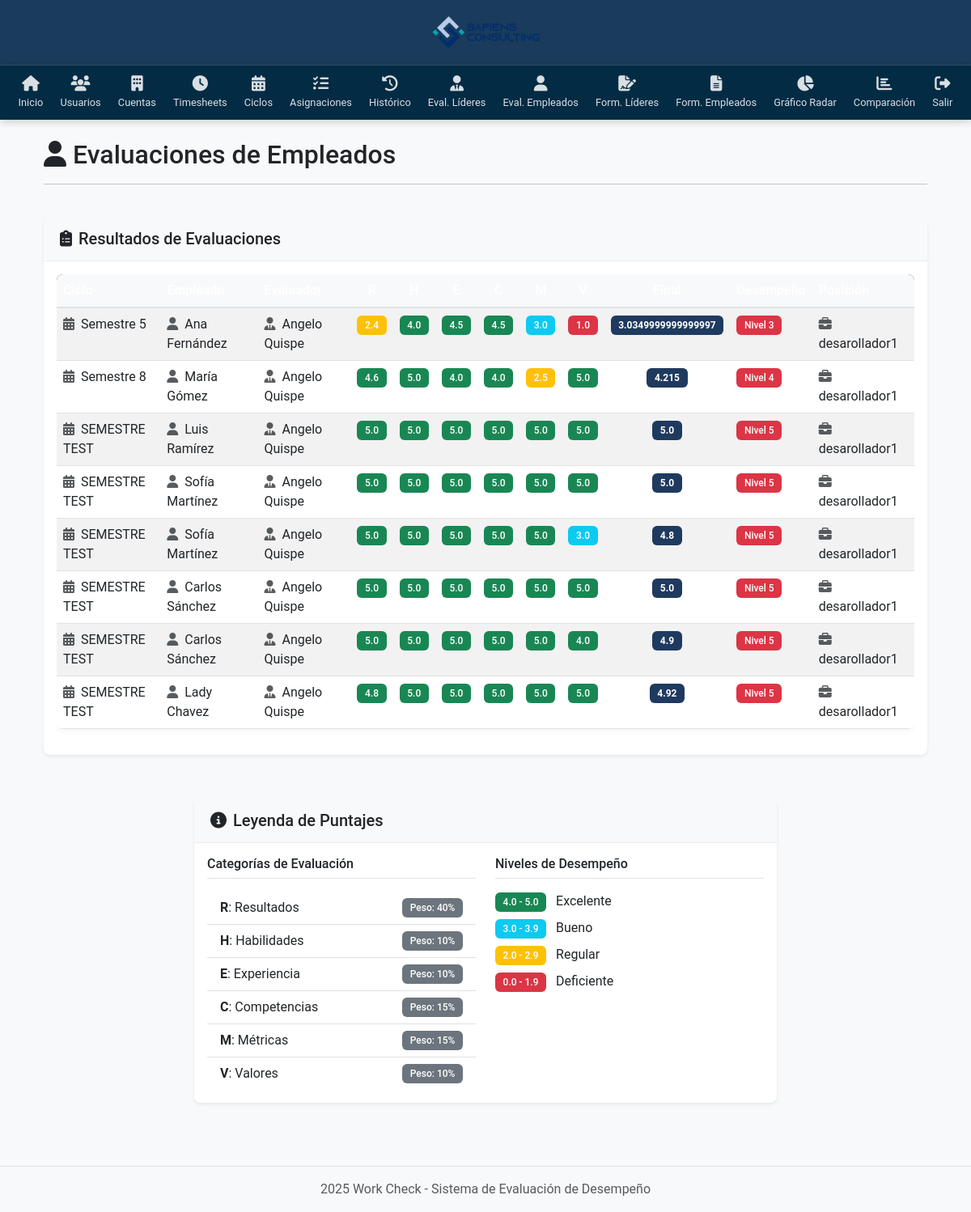
The app's page /employees_evaluations/ (signed in) with its own data.
### System/models.py (models this page shows)
class Permanent_EvaluationAssignment(models.Model):
    evaluator = models.ForeignKey(Usuario, on_delete=models.CASCADE, related_name='permanent_evaluator_assignments')
    employee = models.ForeignKey(Usuario, on_delete=models.CASCADE, related_name='permanent_employee_assignments')
    status = models.CharField(max_length=50)
    created_at = models.DateTimeField(auto_now_add=True)
    summary = models.ForeignKey(Summary, on_delete=models.CASCADE, null=True, blank=True)
    evaluation_details = models.ForeignKey(EvaluationDetails, on_delete=models.CASCADE, null=True, blank=True)
    evaluation_cycle = models.CharField(max_length=50)

class Summary(models.Model):
    employee = models.ForeignKey(Usuario, on_delete=models.CASCADE, related_name='employee_summaries')
    evaluator = models.ForeignKey(Usuario, on_delete=models.CASCADE, related_name='evaluator_summaries')
    R = models.FloatField() # Ponderado Responsabilidades de la posición
    L = models.FloatField(blank=True, null=True) # Ponderado Responsabilidades por liderazgo
    H = models.FloatField() # Ponderado Habilidades
    E = models.FloatField() # Ponderado Enfoque
    C = models.FloatField() # Ponderado Competencia Técnica
    M = models.FloatField() # Ponderado Metas y Resultados
    V = models.FloatField() # Ponderado Valores Corporativos
    final_score = models.FloatField() # Suma de ponderados
    performance_level = models.CharField(max_length=50)
    evaluation_type = models.CharField(max_length=50)
    created_at = models.DateTimeField(auto_now_add=True)
    position = models.ForeignKey(Position, on_delete=models.PROTECT)

class Usuario(models.Model):
    first_name = models.CharField(max_length=50)
    middle_name = models.CharField(max_length=50, blank=True, null=True)
    last_name = models.CharField(max_length=50)
    second_last_name = models.CharField(max_length=50, blank=True, null=True)
    user_type = models.CharField(max_length=50)
    position = models.ForeignKey(Position, on_delete=models.PROTECT)

class Position(models.Model):
    position_code = models.CharField(max_length=20)
    position_name = models.CharField(max_length=100)

### System/views.py (the view)
# urls.py: path('employees_evaluations/', views.employees_evaluations, name='employees_evaluations'),
@login_required
def employees_evaluations(request):
    assignments = Permanent_EvaluationAssignment.objects.filter(summary__evaluation_type="Empleados")
    return render(request, 'System/employees_evaluations.html', {'assignments': assignments})

### System/views.py (called while the page is built)
def login_required(view_func):
    @wraps(view_func)
    def wrapped_view(request, *args, **kwargs):
        if not request.session.get('user_id'):
            return redirect('login')
        return view_func(request, *args, **kwargs)
    return wrapped_view

### System/templates/System/employees_evaluations.html (shortened to what this page needs)
{% extends 'System/base.html' %}
{% load static %}
{% block content %}
<div class="container">
    <div class="row mb-4">
        <div class="col-12">
            <div class="d-flex align-items-center">
                <h2 class="mb-0"><i class="fas fa-user me-2"></i>Evaluaciones de Empleados</h2>
            </div>
            <hr class="mt-3">
        </div>
    </div>
    <div class="row">
        <div class="col-12">
            <div class="card shadow-sm">
                <div class="card-header bg-light">
                    <h5 class="card-title mb-0"><i class="fas fa-clipboard-list me-2"></i>Resultados de Evaluaciones</h5>
                </div>
                <div class="card-body">
                    <div class="table-responsive">
                        <table class="table table-hover table-striped">
                            <thead class="table-dark">
                                <tr>
                                    <th scope="col">Ciclo</th>
                                    <th scope="col">Empleado</th>
                                    <th scope="col">Evaluador</th>
                                    <th scope="col" class="text-center">R</th>
                                    <th scope="col" class="text-center">H</th>
                                    <th scope="col" class="text-center">E</th>
                                    <th scope="col" class="text-center">C</th>
                                    <th scope="col" class="text-center">M</th>
                                    <th scope="col" class="text-center">V</th>
                                    <th scope="col" class="text-center">Final</th>
                                    <th scope="col">Desempeño</th>
                                    <th scope="col">Posición</th>
                                </tr>
                            </thead>
                            <tbody>
                                {% for assignment in assignments %}
                                    {% if assignment.summary %}
                                        <tr>
                                            <td>
                                                <i class="fas fa-calendar-alt me-1 text-muted"></i>
                                                {{ assignment.evaluation_cycle }}
                                            </td>
                                            <td>
                                                <i class="fas fa-user me-1 text-muted"></i>
                                                {{ assignment.summary.employee.first_name }} {{ assignment.summary.employee.last_name }}
                                            </td>
                                            <td>
                                                <i class="fas fa-user-tie me-1 text-muted"></i>
                                                {{ assignment.summary.evaluator.first_name }} {{ assignment.summary.evaluator.last_name }}
                                            </td>
                                            <td class="text-center">
                                                <span class="badge {% if assignment.summary.R >= 4 %}bg-success{% elif assignment.summary.R >= 3 %}bg-info{% elif assignment.summary.R >= 2 %}bg-warning{% else %}bg-danger{% endif %}">
                                                    {{ assignment.summary.R }}
                                                </span>
                                            </td>
                                            <td class="text-center">
                                                <span class="badge {% if assignment.summary.H >= 4 %}bg-success{% elif assignment.summary.H >= 3 %}bg-info{% elif assignment.summary.H >= 2 %}bg-warning{% else %}bg-danger{% endif %}">
                                                    {{ assignment.summary.H }}
                                                </span>
                                            </td>
                                            <td class="text-center">
                                                <span class="badge {% if assignment.summary.E >= 4 %}bg-success{% elif assignment.summary.E >= 3 %}bg-info{% elif assignment.summary.E >= 2 %}bg-warning{% else %}bg-danger{% endif %}">
                                                    {{ assignment.summary.E }}
                                                </span>
                                            </td>
                                            <td class="text-center">
                                                <span class="badge {% if assignment.summary.C >= 4 %}bg-success{% elif assignment.summary.C >= 3 %}bg-info{% elif assignment.summary.C >= 2 %}bg-warning{% else %}bg-danger{% endif %}">
                                                    {{ assignment.summary.C }}
                                                </span>
                                            </td>
                                            <td class="text-center">
                                                <span class="badge {% if assignment.summary.M >= 4 %}bg-success{% elif assignment.summary.M >= 3 %}bg-info{% elif assignment.summary.M >= 2 %}bg-warning{% else %}bg-danger{% endif %}">
                                                    {{ assignment.summary.M }}
                                                </span>
                                            </td>
                                            <td class="text-center">
                                                <span class="badge {% if assignment.summary.V >= 4 %}bg-success{% elif assignment.summary.V >= 3 %}bg-info{% elif assignment.summary.V >= 2 %}bg-warning{% else %}bg-danger{% endif %}">
                                                    {{ assignment.summary.V }}
                                                </span>
                                            </td>
                                            <td class="text-center">
                                                <span class="badge bg-primary fw-bold">
                                                    {{ assignment.summary.final_score }}
                                                </span>
                                            </td>
                                            <td>
                                                <span class="badge
                                                    {% if assignment.summary.performance_level == 'Excelente' %}
                                                        bg-success
                                                    {% elif assignment.summary.performance_level == 'Bueno' %}
                                                        bg-info
                                                    {% elif assignment.summary.performance_level == 'Regular' %}
                                                        bg-warning
                                                    {% else %}
                                                        bg-danger
                                                    {% endif %}">
                                                    {{ assignment.summary.performance_level }}
                                                </span>
                                            </td>
                                            <td>
                                                <i class="fas fa-briefcase me-1 text-muted"></i>
                                                {{ assignment.summary.position.position_name }}
                                            </td>
                                        </tr>
                                    {% endif %}
                                {% endfor %}
                            </tbody>
                        </table>
                    </div>
                </div>
            </div>
        </div>
    </div>
    <div class="row mt-4">
        <div class="col-lg-8 mx-auto">
            <div class="card shadow-sm">
                <div class="card-header bg-light">
                    <h5 class="card-title mb-0"><i class="fas fa-info-circle me-2"></i>Leyenda de Puntajes</h5>
                </div>
                <div class="card-body">
                    <div class="row">
                        <div class="col-md-6">
                            <h6 class="border-bottom pb-2 mb-3">Categorías de Evaluación</h6>
                            <ul class="list-group list-group-flush">
                                <li class="list-group-item d-flex justify-content-between align-items-center">
                                    <span><strong>R</strong>: Resultados</span>
                                    <span class="badge bg-secondary">Peso: 40%</span>
                                </li>
                                <li class="list-group-item d-flex justify-content-between align-items-center">
                                    <span><strong>H</strong>: Habilidades</span>
                                    <span class="badge bg-secondary">Peso: 10%</span>
                                </li>
                                <li class="list-group-item d-flex justify-content-between align-items-center">
                                    <span><strong>E</strong>: Experiencia</span>
                                    <span class="badge bg-secondary">Peso: 10%</span>
                                </li>
                                <li class="list-group-item d-flex justify-content-between align-items-center">
                                    <span><strong>C</strong>: Competencias</span>
                                    <span class="badge bg-secondary">Peso: 15%</span>
                                </li>
                                <li class="list-group-item d-flex justify-content-between align-items-center">
                                    <span><strong>M</strong>: Métricas</span>
                                    <span class="badge bg-secondary">Peso: 15%</span>
                                </li>
                                <li class="list-group-item d-flex justify-content-between align-items-center">
                                    <span><strong>V</strong>: Valores</span>
                                    <span class="badge bg-secondary">Peso: 10%</span>
                                </li>
                            </ul>
                        </div>
                        <div class="col-md-6">
                            <h6 class="border-bottom pb-2 mb-3">Niveles de Desempeño</h6>
                            <div class="mb-2">
                                <span class="badge bg-success me-2">4.0 - 5.0</span>
                                <span>Excelente</span>
                            </div>
                            <div class="mb-2">
                                <span class="badge bg-info me-2">3.0 - 3.9</span>
                                <span>Bueno</span>
                            </div>
                            <div class="mb-2">
                                <span class="badge bg-warning me-2">2.0 - 2.9</span>
                                <span>Regular</span>
                            </div>
                            <div class="mb-2">
                                <span class="badge bg-danger me-2">0.0 - 1.9</span>
                                <span>Deficiente</span>
                            </div>
                        </div>
                    </div>
                </div>
            </div>
        </div>
    </div>
</div>
{% endblock %}

### System/static/css/styles.css (style rules this page uses)
body { font-family: 'Roboto', Arial, sans-serif; min-height: 100vh; display: flex; flex-direction: column; background-color: #f8f9fa; margin: 0; padding: 0; }
.container { flex: 1; }
.card { border: none; border-radius: 8px; box-shadow: 0 4px 12px rgba(0, 0, 0, 0.05); transition: transform 0.3s, box-shadow 0.3s; margin-bottom: 20px; }
.card-header { background-color: #f8f9fa; border-bottom: 1px solid rgba(0, 0, 0, 0.05); font-weight: 600; }
.table { box-shadow: 0 2px 8px rgba(0, 0, 0, 0.05); border-radius: 8px; overflow: hidden; }
.table thead th { background-color: #f8f9fa; border-bottom: 2px solid #dee2e6; font-weight: 600; }

### System/templates/System/employees_evaluations.html (style rules this page uses)
.table thead { background-color: #1f3a5f; }
.card { border-radius: 8px; overflow: hidden; margin-bottom: 30px; border: none; }
.card-header { border-bottom: 1px solid rgba(0, 0, 0, 0.05); padding: 15px 20px; }
.badge { font-weight: 500; padding: 0.5em 0.8em; }
.bg-primary { background-color: #1f3a5f !important; }

### records on screen
Permanent_EvaluationAssignment: evaluation_cycle "Semestre 5", summary.employee.first_name "Ana", summary.employee.last_name "Fernández", summary.evaluator.first_name "Angelo", summary.evaluator.last_name "Quispe", summary.R "2.4", summary.H "4.0", summary.E "4.5", summary.C "4.5", summary.M "3.0", summary.V "1.0", summary.final_score "3.0349999999999997", summary.performance_level "Nivel 3", summary.position.position_name "desarollador1"
Permanent_EvaluationAssignment: evaluation_cycle "Semestre 8", summary.employee.first_name "María", summary.employee.last_name "Gómez", summary.evaluator.first_name "Angelo", summary.evaluator.last_name "Quispe", summary.R "4.6", summary.H "5.0", summary.E "4.0", summary.C "4.0", summary.M "2.5", summary.V "5.0", summary.final_score "4.215", summary.performance_level "Nivel 4", summary.position.position_name "desarollador1"
Permanent_EvaluationAssignment: evaluation_cycle "SEMESTRE TEST", summary.employee.first_name "Luis", summary.employee.last_name "Ramírez", summary.evaluator.first_name "Angelo", summary.evaluator.last_name "Quispe", summary.R "5.0", summary.H "5.0", summary.E "5.0", summary.C "5.0", summary.M "5.0", summary.V "5.0", summary.final_score "5.0", summary.performance_level "Nivel 5", summary.position.position_name "desarollador1"
Permanent_EvaluationAssignment: evaluation_cycle "SEMESTRE TEST", summary.employee.first_name "Sofía", summary.employee.last_name "Martínez", summary.evaluator.first_name "Angelo", summary.evaluator.last_name "Quispe", summary.R "5.0", summary.H "5.0", summary.E "5.0", summary.C "5.0", summary.M "5.0", summary.V "5.0", summary.final_score "5.0", summary.performance_level "Nivel 5", summary.position.position_name "desarollador1"
Permanent_EvaluationAssignment: evaluation_cycle "SEMESTRE TEST", summary.employee.first_name "Sofía", summary.employee.last_name "Martínez", summary.evaluator.first_name "Angelo", summary.evaluator.last_name "Quispe", summary.R "5.0", summary.H "5.0", summary.E "5.0", summary.C "5.0", summary.M "5.0", summary.V "3.0", summary.final_score "4.8", summary.performance_level "Nivel 5", summary.position.position_name "desarollador1"
Permanent_EvaluationAssignment: evaluation_cycle "SEMESTRE TEST", summary.employee.first_name "Carlos", summary.employee.last_name "Sánchez", summary.evaluator.first_name "Angelo", summary.evaluator.last_name "Quispe", summary.R "5.0", summary.H "5.0", summary.E "5.0", summary.C "5.0", summary.M "5.0", summary.V "5.0", summary.final_score "5.0", summary.performance_level "Nivel 5", summary.position.position_name "desarollador1"
Permanent_EvaluationAssignment: evaluation_cycle "SEMESTRE TEST", summary.employee.first_name "Carlos", summary.employee.last_name "Sánchez", summary.evaluator.first_name "Angelo", summary.evaluator.last_name "Quispe", summary.R "5.0", summary.H "5.0", summary.E "5.0", summary.C "5.0", summary.M "5.0", summary.V "4.0", summary.final_score "4.9", summary.performance_level "Nivel 5", summary.position.position_name "desarollador1"
Permanent_EvaluationAssignment: evaluation_cycle "SEMESTRE TEST", summary.employee.first_name "Lady", summary.employee.last_name "Chavez", summary.evaluator.first_name "Angelo", summary.evaluator.last_name "Quispe", summary.R "4.8", summary.H "5.0", summary.E "5.0", summary.C "5.0", summary.M "5.0", summary.V "5.0", summary.final_score "4.92", summary.performance_level "Nivel 5", summary.position.position_name "desarollador1"
